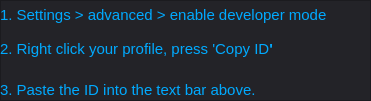
     <widget class="QFrame" name="frame_4">
      <property name="geometry">
       <rect>
        <x>340</x>
        <y>150</y>
        <width>371</width>
        <height>101</height>
       </rect>
      </property>
      <property name="palette">
       <palette>
        <active>
         <colorrole role="WindowText">
          <brush brushstyle="SolidPattern">
           <color alpha="255">
            <red>255</red>
            <green>255</green>
            <blue>255</blue>
           </color>
          </brush>
         </colorrole>
         <colorrole role="Button">
          <brush brushstyle="SolidPattern">
           <color alpha="255">
            <red>35</red>
            <green>35</green>
            <blue>40</blue>
           </color>
          </brush>
         </colorrole>
         <colorrole role="Text">
          <brush brushstyle="SolidPattern">
           <color alpha="255">
            <red>255</red>
            <green>255</green>
            <blue>255</blue>
           </color>
          </brush>
         </colorrole>
         <colorrole role="ButtonText">
          <brush brushstyle="SolidPattern">
           <color alpha="255">
            <red>255</red>
            <green>255</green>
            <blue>255</blue>
           </color>
          </brush>
         </colorrole>
         <colorrole role="Base">
          <brush brushstyle="SolidPattern">
           <color alpha="255">
            <red>35</red>
            <green>35</green>
            <blue>40</blue>
           </color>
          </brush>
         </colorrole>
         <colorrole role="Window">
          <brush brushstyle="SolidPattern">
           <color alpha="255">
            <red>35</red>
            <green>35</green>
            <blue>40</blue>
           </color>
          </brush>
         </colorrole>
         <colorrole role="PlaceholderText">
          <brush brushstyle="SolidPattern">
           <color alpha="255">
            <red>255</red>
            <green>255</green>
            <blue>255</blue>
           </color>
          </brush>
         </colorrole>
        </active>
        <inactive>
         <colorrole role="WindowText">
          <brush brushstyle="SolidPattern">
           <color alpha="255">
            <red>255</red>
            <green>255</green>
            <blue>255</blue>
           </color>
          </brush>
         </colorrole>
         <colorrole role="Button">
          <brush brushstyle="SolidPattern">
           <color alpha="255">
            <red>35</red>
            <green>35</green>
            <blue>40</blue>
           </color>
          </brush>
         </colorrole>
         <colorrole role="Text">
          <brush brushstyle="SolidPattern">
           <color alpha="255">
            <red>255</red>
            <green>255</green>
            <blue>255</blue>
           </color>
          </brush>
         </colorrole>
         <colorrole role="ButtonText">
          <brush brushstyle="SolidPattern">
           <color alpha="255">
            <red>255</red>
            <green>255</green>
            <blue>255</blue>
           </color>
          </brush>
         </colorrole>
         <colorrole role="Base">
          <brush brushstyle="SolidPattern">
           <color alpha="255">
            <red>35</red>
            <green>35</green>
            <blue>40</blue>
           </color>
          </brush>
         </colorrole>
         <colorrole role="Window">
          <brush brushstyle="SolidPattern">
           <color alpha="255">
            <red>35</red>
            <green>35</green>
            <blue>40</blue>
           </color>
          </brush>
         </colorrole>
         <colorrole role="PlaceholderText">
          <brush brushstyle="SolidPattern">
           <color alpha="255">
            <red>255</red>
            <green>255</green>
            <blue>255</blue>
           </color>
          </brush>
         </colorrole>
        </inactive>
        <disabled>
         <colorrole role="WindowText">
          <brush brushstyle="SolidPattern">
           <color alpha="255">
            <red>255</red>
            <green>255</green>
            <blue>255</blue>
           </color>
          </brush>
         </colorrole>
         <colorrole role="Button">
          <brush brushstyle="SolidPattern">
           <color alpha="255">
            <red>35</red>
            <green>35</green>
            <blue>40</blue>
           </color>
          </brush>
         </colorrole>
         <colorrole role="Text">
          <brush brushstyle="SolidPattern">
           <color alpha="255">
            <red>255</red>
            <green>255</green>
            <blue>255</blue>
           </color>
          </brush>
         </colorrole>
         <colorrole role="ButtonText">
          <brush brushstyle="SolidPattern">
           <color alpha="255">
            <red>255</red>
            <green>255</green>
            <blue>255</blue>
           </color>
          </brush>
         </colorrole>
         <colorrole role="Base">
          <brush brushstyle="SolidPattern">
           <color alpha="255">
            <red>35</red>
            <green>35</green>
            <blue>40</blue>
           </color>
          </brush>
         </colorrole>
         <colorrole role="Window">
          <brush brushstyle="SolidPattern">
           <color alpha="255">
            <red>35</red>
            <green>35</green>
            <blue>40</blue>
           </color>
          </brush>
         </colorrole>
         <colorrole role="PlaceholderText">
          <brush brushstyle="SolidPattern">
           <color alpha="255">
            <red>255</red>
            <green>255</green>
            <blue>255</blue>
           </color>
          </brush>
         </colorrole>
        </disabled>
       </palette>
      </property>
      <property name="frameShape">
       <enum>QFrame::StyledPanel</enum>
      </property>
      <property name="frameShadow">
       <enum>QFrame::Plain</enum>
      </property>
      <widget class="QLabel" name="label_123">
       <property name="geometry">
        <rect>
         <x>0</x>
         <y>-10</y>
         <width>741</width>
         <height>51</height>
        </rect>
       </property>
       <property name="font">
        <font>
         <pointsize>11</pointsize>
         <weight>50</weight>
         <italic>false</italic>
         <bold>false</bold>
         <underline>false</underline>
         <strikeout>false</strikeout>
         <kerning>false</kerning>
        </font>
       </property>
       <property name="text">
        <string>&lt;html&gt;&lt;head/&gt;&lt;body&gt;&lt;p&gt;&lt;span style=&quot; color:#00aaff;&quot;&gt;1. Settings &amp;gt; advanced &amp;gt; enable developer mode&lt;/span&gt;&lt;/p&gt;&lt;/body&gt;&lt;/html&gt;</string>
       </property>
       <property name="wordWrap">
        <bool>true</bool>
       </property>
      </widget>
      <widget class="QLabel" name="label_175">
       <property name="geometry">
        <rect>
         <x>0</x>
         <y>70</y>
         <width>721</width>
         <height>41</height>
        </rect>
       </property>
       <property name="font">
        <font>
         <pointsize>11</pointsize>
         <weight>50</weight>
         <italic>false</italic>
         <bold>false</bold>
         <underline>false</underline>
         <strikeout>false</strikeout>
         <kerning>false</kerning>
        </font>
       </property>
       <property name="text">
        <string>&lt;html&gt;&lt;head/&gt;&lt;body&gt;&lt;p&gt;&lt;span style=&quot; color:#00aaff;&quot;&gt;3. Paste the ID into the text bar above.&lt;/span&gt;&lt;/p&gt;&lt;/body&gt;&lt;/html&gt;</string>
       </property>
       <property name="wordWrap">
        <bool>true</bool>
       </property>
      </widget>
      <widget class="QLabel" name="label_124">
       <property name="geometry">
        <rect>
         <x>0</x>
         <y>24</y>
         <width>741</width>
         <height>51</height>
        </rect>
       </property>
       <property name="font">
        <font>
         <pointsize>11</pointsize>
         <weight>50</weight>
         <italic>false</italic>
         <bold>false</bold>
         <underline>false</underline>
         <strikeout>false</strikeout>
         <kerning>false</kerning>
        </font>
       </property>
       <property name="text">
        <string>&lt;html&gt;&lt;head/&gt;&lt;body&gt;&lt;p&gt;&lt;span style=&quot; color:#00aaff;&quot;&gt;2. Right click your profile, press '&lt;/span&gt;&lt;span style=&quot; color:#00aaff;&quot;&gt;Copy ID&lt;/span&gt;&lt;span style=&quot; font-weight:600; color:#00aaff;&quot;&gt;'&lt;/span&gt;&lt;/p&gt;&lt;/body&gt;&lt;/html&gt;</string>
       </property>
       <property name="wordWrap">
        <bool>true</bool>
       </property>
      </widget>
      <zorder>label_123</zorder>
      <zorder>label_124</zorder>
      <zorder>label_175</zorder>
     </widget>
